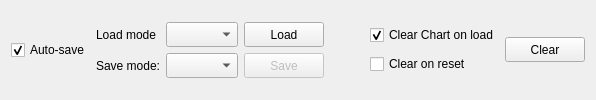
         <widget class="QWidget" name="tabRAM">
          <attribute name="title">
           <string>Parser memory</string>
          </attribute>
          <layout class="QGridLayout" name="gridLayout_7">
           <item row="2" column="2">
            <layout class="QVBoxLayout" name="verticalLayout_3">
             <item>
              <layout class="QHBoxLayout" name="horizontalLayout_5">
               <item>
                <widget class="QLabel" name="label_17">
                 <property name="text">
                  <string>Load mode</string>
                 </property>
                </widget>
               </item>
               <item>
                <widget class="QComboBox" name="comboBoxRAMLoadMode">
                 <property name="sizePolicy">
                  <sizepolicy hsizetype="Preferred" vsizetype="Preferred">
                   <horstretch>0</horstretch>
                   <verstretch>0</verstretch>
                  </sizepolicy>
                 </property>
                 <property name="minimumSize">
                  <size>
                   <width>0</width>
                   <height>25</height>
                  </size>
                 </property>
                </widget>
               </item>
               <item>
                <widget class="QPushButton" name="pushButtonLoadRAMBuffer">
                 <property name="sizePolicy">
                  <sizepolicy hsizetype="Preferred" vsizetype="Preferred">
                   <horstretch>0</horstretch>
                   <verstretch>0</verstretch>
                  </sizepolicy>
                 </property>
                 <property name="text">
                  <string>Load</string>
                 </property>
                </widget>
               </item>
              </layout>
             </item>
             <item>
              <layout class="QHBoxLayout" name="horizontalLayout_4">
               <item>
                <widget class="QLabel" name="label_12">
                 <property name="text">
                  <string>Save mode:</string>
                 </property>
                </widget>
               </item>
               <item>
                <widget class="QComboBox" name="comboBoxRAMSaveMode">
                 <property name="sizePolicy">
                  <sizepolicy hsizetype="Preferred" vsizetype="Preferred">
                   <horstretch>0</horstretch>
                   <verstretch>0</verstretch>
                  </sizepolicy>
                 </property>
                 <property name="minimumSize">
                  <size>
                   <width>0</width>
                   <height>25</height>
                  </size>
                 </property>
                </widget>
               </item>
               <item>
                <widget class="QPushButton" name="pushButtonSaveParserMemory">
                 <property name="enabled">
                  <bool>false</bool>
                 </property>
                 <property name="sizePolicy">
                  <sizepolicy hsizetype="Minimum" vsizetype="Preferred">
                   <horstretch>0</horstretch>
                   <verstretch>0</verstretch>
                  </sizepolicy>
                 </property>
                 <property name="text">
                  <string>Save</string>
                 </property>
                </widget>
               </item>
              </layout>
             </item>
            </layout>
           </item>
           <item row="2" column="14">
            <layout class="QVBoxLayout" name="verticalLayout_4">
             <item>
              <widget class="QCheckBox" name="checkBoxRAMClearChart">
               <property name="text">
                <string>Clear Chart on load</string>
               </property>
               <property name="checked">
                <bool>true</bool>
               </property>
              </widget>
             </item>
             <item>
              <widget class="QCheckBox" name="checkBoxClearRAMOnReset">
               <property name="text">
                <string>Clear on reset</string>
               </property>
              </widget>
             </item>
            </layout>
           </item>
           <item row="2" column="16">
            <widget class="QPushButton" name="pushButtonRAMClear">
             <property name="sizePolicy">
              <sizepolicy hsizetype="Minimum" vsizetype="Fixed">
               <horstretch>0</horstretch>
               <verstretch>0</verstretch>
              </sizepolicy>
             </property>
             <property name="minimumSize">
              <size>
               <width>0</width>
               <height>25</height>
              </size>
             </property>
             <property name="text">
              <string>Clear</string>
             </property>
            </widget>
           </item>
           <item row="2" column="12">
            <spacer name="horizontalSpacer_8">
             <property name="orientation">
              <enum>Qt::Horizontal</enum>
             </property>
             <property name="sizeHint" stdset="0">
              <size>
               <width>40</width>
               <height>20</height>
              </size>
             </property>
            </spacer>
           </item>
           <item row="2" column="0">
            <widget class="QCheckBox" name="checkBoxEnableRAMBuffer">
             <property name="sizePolicy">
              <sizepolicy hsizetype="Minimum" vsizetype="Preferred">
               <horstretch>0</horstretch>
               <verstretch>0</verstretch>
              </sizepolicy>
             </property>
             <property name="text">
              <string>Auto-save</string>
             </property>
             <property name="checkable">
              <bool>true</bool>
             </property>
             <property name="checked">
              <bool>true</bool>
             </property>
            </widget>
           </item>
          </layout>
         </widget>
